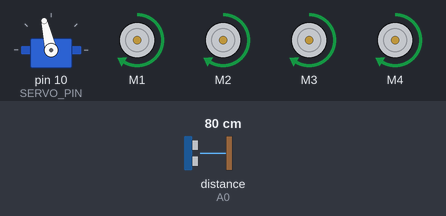
Recording of a sketch running on a simulated Arduino Uno, built with avr-gcc and run on an emulated ATmega328P. On the bench: servo, 4 × DC motor (green arrow = forward, orange = backward, longer = faster). Wiring (inferred from the names in the program): ultrasonic range finder: trigger A1; echo A0. Inputs (shaded band) come from the test bench; at power-on: distance to the obstacle (sensor on A0) 80 cm. The echo pulse lasts 58.3 µs per cm; what the sketch prints to the serial monitor is not drawn.

Above: at 1.7 s.
1.8 s: distance to the obstacle (sensor on A0) set to 14 cm
3.3 s: distance to the obstacle (sensor on A0) set to 11 cm
At 4.1 s:
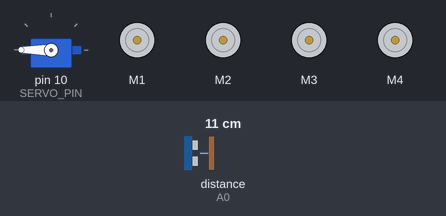
At 5.13 s:
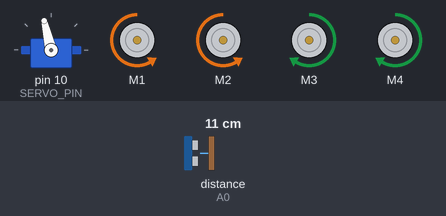
Timing chart, 0 to 12.3 s (numbered marks = the images above; inputs shaded):
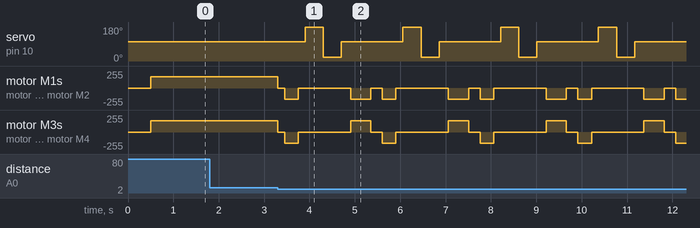

Measured:
- the behaviour switches between 13 and 12 cm on distance to the obstacle (sensor on A0) (found by bisection; images 0 and 1)
- after the input at 1.8 s, every drawn part: stays the same
- after the input at 3.3 s, servo on pin 10 (SERVO_PIN): 103° → 180° after 0.60 s, then repeats every 2.2 s: 20° 0.40 s, 103° 1.4 s, 180° 0.40 s; motor M1: forward 170/255 → stopped at once, then repeats every 2.2 s: backward 170/255 0.30 s, stopped 1.2 s, backward 170/255 0.45 s, stopped 0.25 s

The sketch:

smart_car.ino
```cpp
/*
 * Obstacle-Avoiding, Bluetooth-Controlled and Voice-Controlled Robot Car
 *
 * Hardware:
 * - Arduino Uno
 * - L293D motor shield compatible with AFMotor library
 * - HC-SR04 ultrasonic sensor
 * - Servo motor
 * - Bluetooth module (e.g., HC-05), if using Bluetooth control
 *
 * Ultrasonic sensor:
 *   Echo -> A0
 *   Trig -> A1
 *
 * Servo signal -> Digital pin 10
 *
 * IMPORTANT:
 * The motor shield and servo pin assignments must be compatible
 * with your actual hardware.
 */

#include <Servo.h>
#include <AFMotor.h>

#define ECHO_PIN A0
#define TRIG_PIN A1
#define SERVO_PIN 10
#define MOTOR_SPEED 170
#define SERVO_CENTER 103

// Select ONE operating mode:
// 1 = Obstacle avoidance
// 2 = Bluetooth control
// 3 = Voice control (serial commands)
#define CONTROL_MODE 1

#define OBSTACLE_DISTANCE_CM 12
#define ULTRASONIC_TIMEOUT_US 30000UL

char value = '\0';
int distance = 0;

Servo servo;

AF_DCMotor M1(1);
AF_DCMotor M2(2);
AF_DCMotor M3(3);
AF_DCMotor M4(4);

void forward();
void backward();
void left();
void right();
void Stop();

int ultrasonic();
int leftsee();
int rightsee();

void Obstacle();
void Bluetoothcontrol();
void voicecontrol();

void setup() {
  Serial.begin(9600);

  pinMode(TRIG_PIN, OUTPUT);
  pinMode(ECHO_PIN, INPUT);
  digitalWrite(TRIG_PIN, LOW);

  servo.attach(SERVO_PIN);
  servo.write(SERVO_CENTER);
  delay(500);

  M1.setSpeed(MOTOR_SPEED);
  M2.setSpeed(MOTOR_SPEED);
  M3.setSpeed(MOTOR_SPEED);
  M4.setSpeed(MOTOR_SPEED);

  Stop();

  Serial.println("Robot car initialized.");
}

void loop() {
#if CONTROL_MODE == 1
  Obstacle();
#elif CONTROL_MODE == 2
  Bluetoothcontrol();
#elif CONTROL_MODE == 3
  voicecontrol();
#else
  Stop();
#endif
}

// Bluetooth commands:
// F = forward, B = backward, L = left,
// R = right, S = stop
void Bluetoothcontrol() {
  if (Serial.available() > 0) {
    value = Serial.read();

    switch (value) {
      case 'F':
        forward();
        break;
      case 'B':
        backward();
        break;
      case 'L':
        left();
        break;
      case 'R':
        right();
        break;
      case 'S':
        Stop();
        break;
      default:
        break;
    }
  }
}

// Obstacle avoidance
void Obstacle() {
  distance = ultrasonic();

  if (distance > 0 && distance <= OBSTACLE_DISTANCE_CM) {
    Stop();
    delay(150);

    backward();
    delay(300);
    Stop();
    delay(150);

    int leftDistance = leftsee();
    int rightDistance = rightsee();

    servo.write(SERVO_CENTER);
    delay(200);

    if (leftDistance == 0 && rightDistance == 0) {
      backward();
      delay(300);
    } else if (leftDistance > rightDistance) {
      left();
      delay(450);
    } else {
      right();
      delay(450);
    }

    Stop();
    delay(100);
  } else if (distance == 0) {
    // No valid echo: stop rather than assume the path is clear.
    Stop();
  } else {
    forward();
  }
}

// Voice-control commands received over Serial.
// ^ = forward, - = backward, < = left,
// > = right, * = stop
void voicecontrol() {
  if (Serial.available() > 0) {
    value = Serial.read();

    switch (value) {
      case '^':
        forward();
        break;
      case '-':
        backward();
        break;
      case '<':
        left();
        delay(400);
        Stop();
        break;
      case '>':
        right();
        delay(400);
        Stop();
        break;
      case '*':
        Stop();
        break;
      default:
        break;
    }
  }
}

// Returns distance in centimeters.
// Returns 0 if no valid echo is received.
int ultrasonic() {
  digitalWrite(TRIG_PIN, LOW);
  delayMicroseconds(2);

  digitalWrite(TRIG_PIN, HIGH);
  delayMicroseconds(10);
  digitalWrite(TRIG_PIN, LOW);

  unsigned long duration =
      pulseIn(ECHO_PIN, HIGH, ULTRASONIC_TIMEOUT_US);

  if (duration == 0) {
    return 0;
  }

  return (int)(duration / 58UL);
}

// Motor movement functions
void forward() {
  M1.run(FORWARD);
  M2.run(FORWARD);
  M3.run(FORWARD);
  M4.run(FORWARD);
}

void backward() {
  M1.run(BACKWARD);
  M2.run(BACKWARD);
  M3.run(BACKWARD);
  M4.run(BACKWARD);
}

void right() {
  M1.run(BACKWARD);
  M2.run(BACKWARD);
  M3.run(FORWARD);
  M4.run(FORWARD);
}

void left() {
  M1.run(FORWARD);
  M2.run(FORWARD);
  M3.run(BACKWARD);
  M4.run(BACKWARD);
}

void Stop() {
  M1.run(RELEASE);
  M2.run(RELEASE);
  M3.run(RELEASE);
  M4.run(RELEASE);
}

// Measure distance to the left
int leftsee() {
  servo.write(180);
  delay(400);

  int d = ultrasonic();

  return d;
}

// Measure distance to the right
int rightsee() {
  servo.write(20);
  delay(400);

  int d = ultrasonic();

  return d;
}
```
